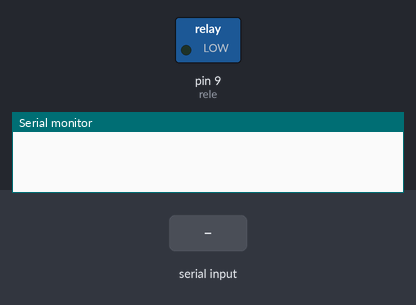
Bench run of a sketch on a simulated Arduino Uno, built with avr-gcc and run on an emulated ATmega328P. Shown: switched loads named in the sketch (green lamp = pin HIGH), the last lines printed to the serial monitor. The inputs (shaded band) are chosen by the test bench.

Above: at 1.8 s.
1.9 s: "encender." received over the second serial link
At 2.5 s:
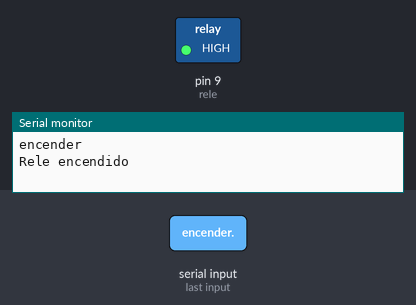
3.5 s: "apagar." received over the second serial link
At 4.4 s:
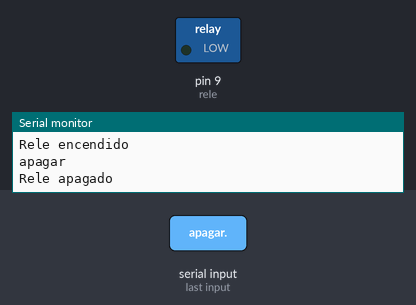
Timing chart, 0 to 6.5 s (numbered marks = the images above; inputs shaded):
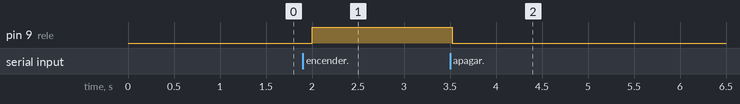

The sketch:

TP5EJ4.ino
```cpp
/* 4. Utilice un módulo bluetooth HC-06 para poder enviar los datos del ejercicio 12 de la guía 3 a una aplicación en Android,
 para poder monitorear lo que pasa. Y además permita enviar un mensaje de encender o pagar las válvulas desde el dispositivo móvil.*/

#include <SoftwareSerial.h>
SoftwareSerial blue(2,3); //10 TX, 11 RX.
#define rele 9

void setup(){
  pinMode(rele, HIGH);
  blue.begin(9600);
  Serial.begin(9600);
}

void loop(){
  if(blue.available()>0){
      String datos= blue.readStringUntil('.');
      Serial.println(datos);
      if(datos == "encender" ){
        digitalWrite(rele, HIGH);
        Serial.println("Rele encendido");
        blue.write("recibido. Encendiendo.");
      }
      else if(datos == "apagar" ){
        digitalWrite(rele, LOW);
        Serial.println("Rele apagado");
        blue.write("recibido. Apagando.");
      }
    }
   delay(500);
}
```

Measured:
- after the input at 1.9 s, pin 9 (rele): LOW → HIGH after 0.10 s
- after the input at 3.5 s, pin 9 (rele): HIGH → LOW at once
